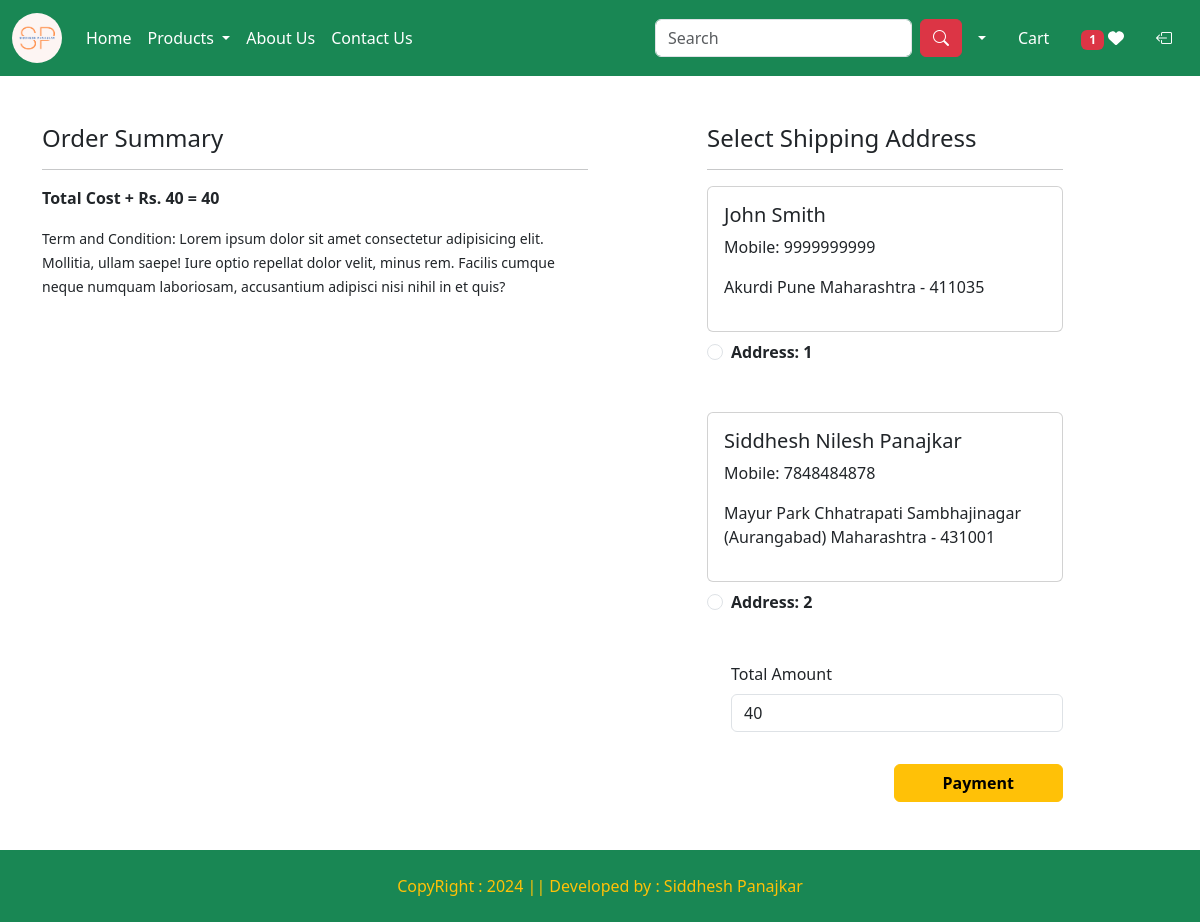
Screenshot of /checkout/ (signed in) with the database file from the repository.
### eComApp/models.py (models this page shows, shortened)
class Customer(models.Model):
    user = models.ForeignKey(User, on_delete = models.CASCADE)
    name = models.CharField(max_length = 200)
    locality = models.CharField(max_length = 200)
    city = models.CharField(max_length = 50)
    mobile = models.IntegerField(default = 0)
    pincode = models.IntegerField()
    state = models.CharField(choices = STATE_CHOICES, max_length = 100)

### eComApp/views.py (the view, shortened to what this page needs)
# urls.py: path('checkout/', views.checkout.as_view(), name = 'checkout'),
@method_decorator(login_required, name = 'dispatch')
class checkout(View):
    def get(self, request):
        totalitem = 0
        wishitem = 0
        if request.user.is_authenticated:
            totalitem = len(Cart.objects.filter(user = request.user))
            wishitem = len(Wishlist.objects.filter(user = request.user))
        user = request.user
        add = Customer.objects.filter(user = user)
        cart_items = Cart.objects.filter(user = user)
        famount = 0
        for p in cart_items:
            value = p.quantity * p.product.discounted_price
            famount = famount + value
        totalamount = famount + 40
        razoramount = int(totalamount * 100)
        client = razorpay.Client(auth=(settings.RAZOR_KEY_ID, settings.RAZOR_KEY_SECRET))
        data = {'amount': razoramount, 'currency':'INR', 'receipt':'order_rcptid_12'}
        payment_response = client.order.create(data = data)
        print(payment_response)
        order_id = payment_response['id']
        order_status = payment_response['status']
        return render(request, 'app/checkout.html', locals())

### eComApp/templates/app/checkout.html (shortened to what this page needs)
{% extends 'app/base.html' %}
{% load static %}
{% block main-content %}
<div class="container">
    <div class="row mt-5">
        <div class="col-sm-6">
            <h4>Order Summary</h4>
            <hr>
            <p class="fw-bold">Total Cost + Rs. 40 = {{totalamount}}</p>
            <small>Term and Condition: Lorem ipsum dolor sit amet consectetur adipisicing elit. Mollitia, ullam saepe!
                Iure optio repellat dolor velit, minus rem. Facilis cumque neque numquam laboriosam, accusantium
                adipisci nisi nihil in et quis?</small>
        </div>
        <div class="col-sm-4 offset-sm-1">
            <h4>Select Shipping Address</h4>
            <hr>
            <form method="POST" id="myform">
                {% for ad in add %}
                <div class="card">
                    <div class="card-body">
                        <h5>{{ad.name}}</h5>
                        <p>Mobile: {{ad.mobile}}</p>
                        <p>{{ad.locality}} {{ad.city}} {{ad.state}} - {{ad.pincode}}</p>
                    </div>
                </div>
                <div class="form-check mt-2 mb-5">
                    <input class="form-check-input" type="radio" name="custid" id="custadd{{forloop.counter}}" value="{{ad.id}}">
                    <label class="form-check-label fw-bold" for="custadd{{forloop.counter}}"> Address: {{forloop.counter}} </label>
                </div>
                {% endfor %}
                <div class="form-check mb-3">
                    <label for="totamount" class="form-label">Total Amount</label>
                    <input type="number" class="form-control" name="totamount" value={{totalamount}} readonly>
                </div>
                <div class="text-end">
                    <button id="rzp-button1" type="submit" class="btn btn-warning mt-3 px-5 fw-bold">Payment</button>
                </div>
            </form>
        </div>
    </div>
</div>
<br><br><br><br><br>
{% endblock main-content %}

### rows the page displays
Customer: name "John Smith", mobile "9999999999", locality "Akurdi", city "Pune", state "Maharashtra", pincode "411035"
Customer: name "Siddhesh Nilesh Panajkar", mobile "7848484878", locality "Mayur Park", city "Chhatrapati Sambhajinagar (Aurangabad)", state "Maharashtra", pincode "431001"

### other values shown
{{ wishitem }} "1"
{{ totalamount }} "40"
